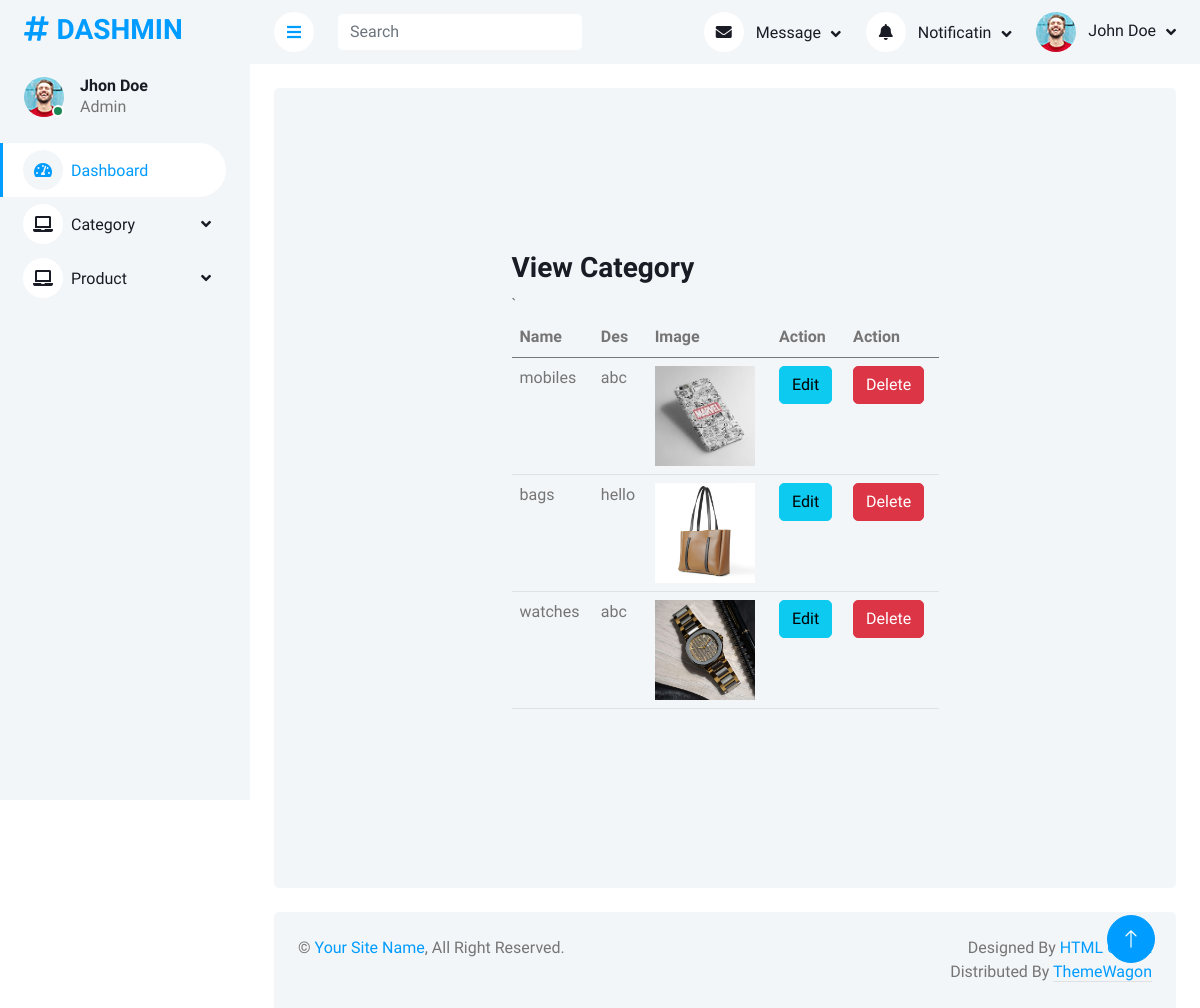
/adminPanel/viewCategory.php, run on an earlier commit of the app's database.
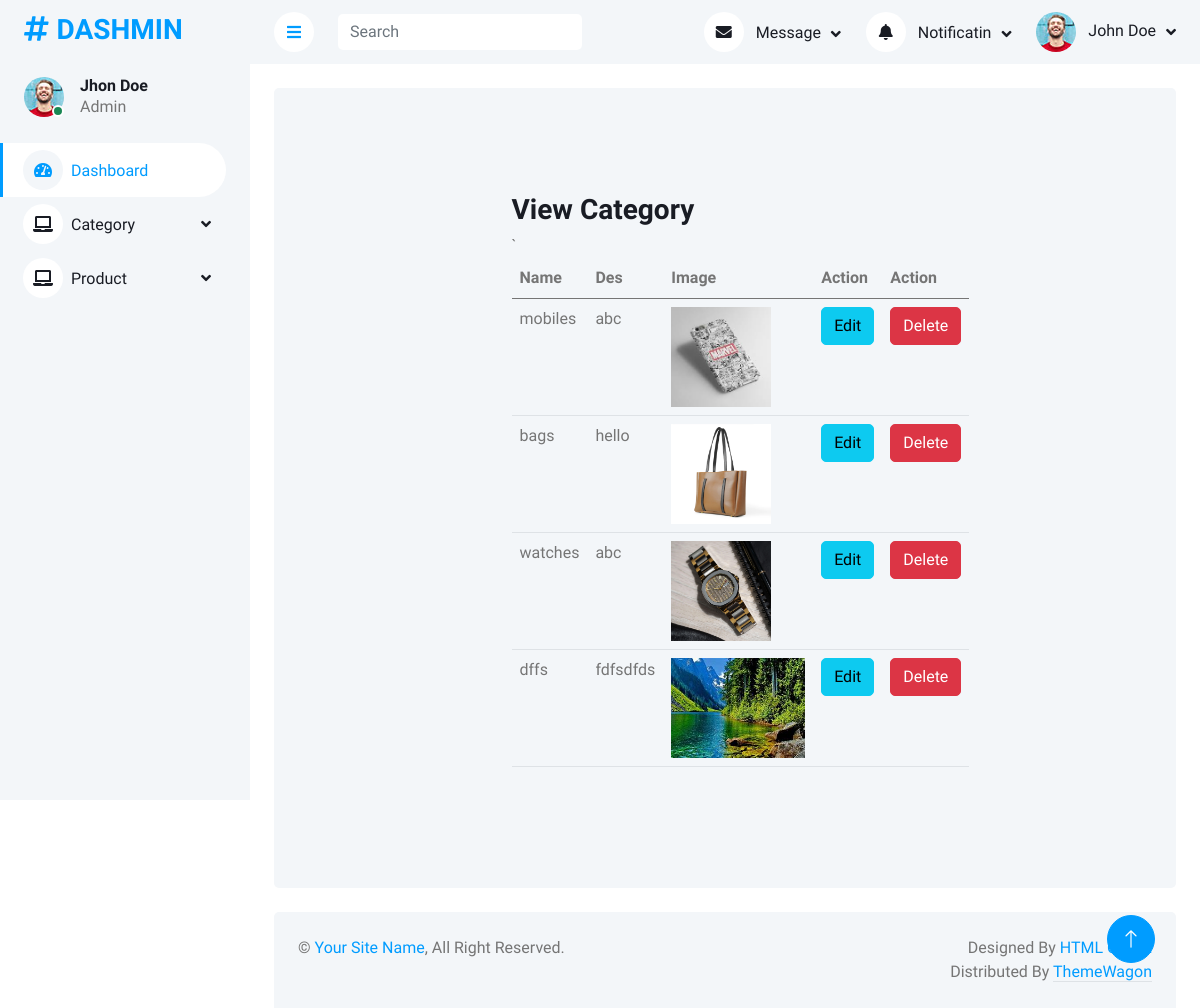
And on a later commit of the database.
### tables this page shows
CREATE TABLE `categories` (
  `id` int(11) NOT NULL,
  `name` varchar(200) NOT NULL,
  `image` varchar(200) NOT NULL,
  `des` varchar(100) NOT NULL
);

### adminPanel/viewCategory.php (the view)
<?php
include('query.php');
include('header.php');
?>
            <div class="container-fluid pt-4 px-4">
                <div class="row vh-100 bg-light rounded align-items-center justify-content-center mx-0">
                    <div class="col-md-6 ">
                        <h3> View Category</h3>
                       `<table class="table">
                        <thead>
                            <tr>
                                <th>Name</th>
                                <th>Des</th>
                                <th>Image</th>
                                <th>Action</th>
                                <th>Action</th>
                            </tr>
                        </thead>
                        <tbody>
                            <?php
                            $query = $pdo->query("select * from categories");
                            $allCategories = $query->fetchAll(PDO::FETCH_ASSOC);
                            foreach($allCategories as $cat){
                            ?>
                            <tr>
                                <td><?php echo $cat['name'] ?></td>
                                <td><?php echo $cat['des'] ?></td>
                                <td><img height="100px" src="img/<?php echo $cat['image']?>" alt=""></td>
                                <td><a class="btn btn-info" href="editCategory.php?id=<?php echo $cat['id']?>">Edit</a></td>
                                <td><a class="btn btn-danger" href="?did=<?php echo $cat['id']?>">Delete</a></td>
                            </tr>
                           <?php
                           }
                           ?>
                        </tbody>
                       </table>
                    </div>
                </div>
            </div>
          <?php
          include('footer.php');
          ?>

What changed in the data, as far as the page shows it:
added categories: name "dffs", des "fdfsdfds", image (picture)
